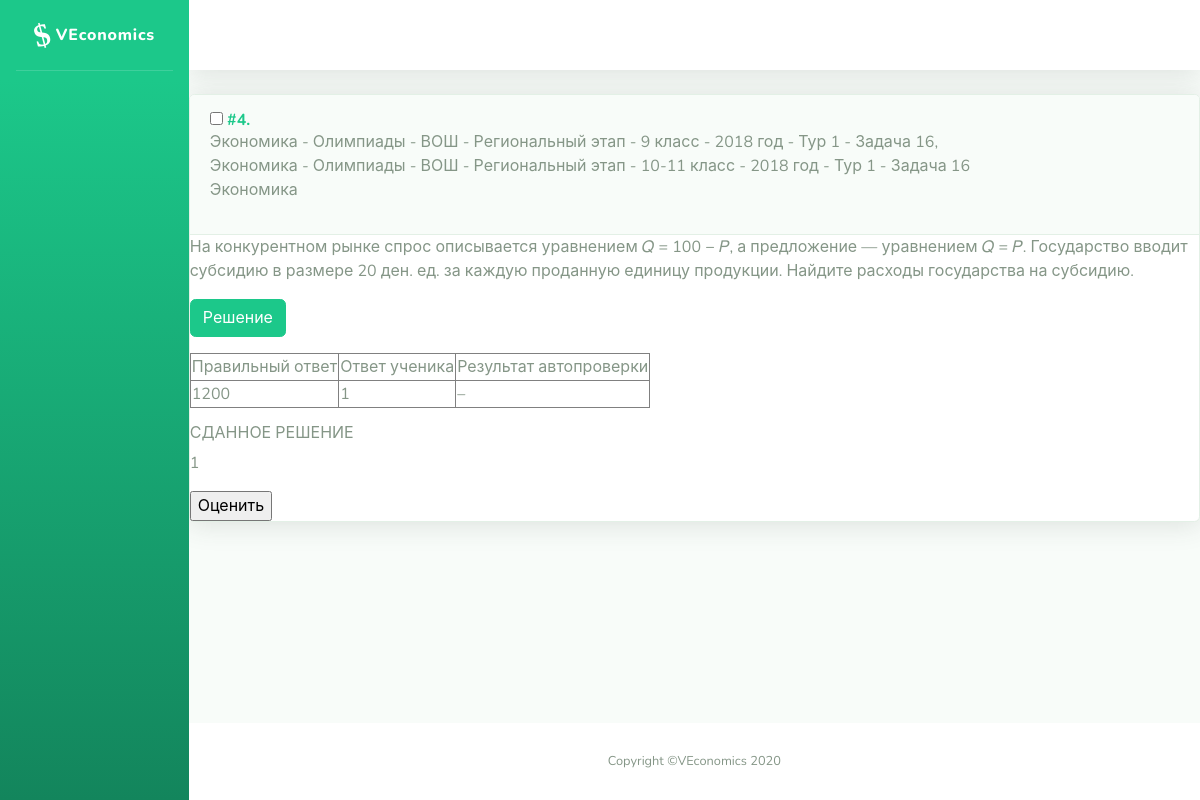
The page /problems/submit/23 (signed in) on the database as committed earlier.
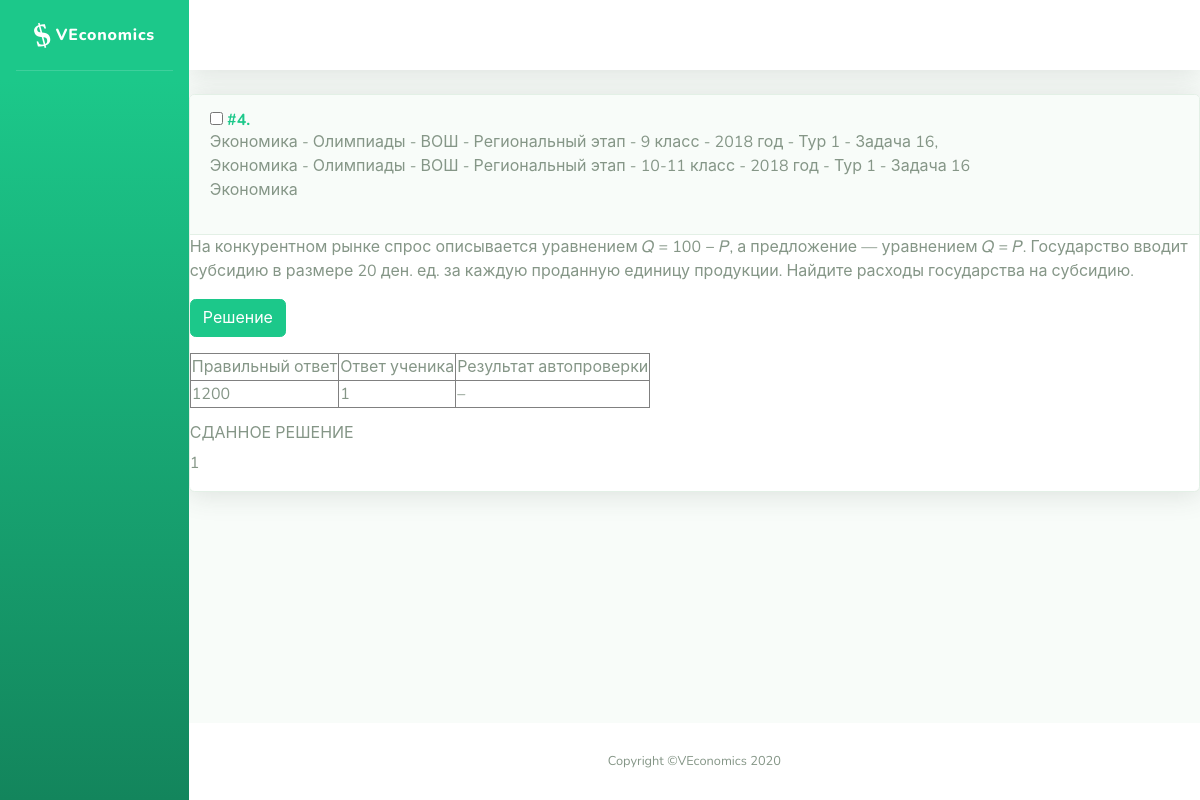
The same page on the database as committed later.
### problems/views.py (the view)
# urls.py: path('submit/<int:pk>', views.submit_detail, name="submit-detail"),
def submit_detail(request, pk):
    submit = Submit.objects.get(pk=pk)
    problem = submit.assignment.problem
    problem.submit = submit
    return render(request, 'problems/submit_detail.html', {'problem': problem})

### problems/models.py (called while the page is built)
    def __str__(self):
        return self.name

    def __str__(self):
        if self.parent:
            return "{} - {}".format(self.parent, self.name)
        else:
            return self.name

### problems/templates/problems/submit_detail.html
{% extends "problems/sb/base.html" %}
{% block content %}
    {% include 'problems/problem.html' %}
{% endblock %}

### problems/templates/problems/problem.html (shortened to what this page needs)
{% autoescape off%}
<div class="problem">
    <div class="card shadow mb-4">
        <div class="problem-header">
            <a class="d-block card-header py-3" role="button" aria-expanded="true" aria-controls="collapse">
                    <h6 class="m-0 font-weight-bold text-primary">
                        {% if 'teacher' in user.groups.all.0.name %}
                            <div class="problem-checkbox">
                                 <input type="checkbox" name="problem" value="{{ problem.id }}">
                            </div>
                        {% endif %}
                        <div class="problem-id">
                            #{{ problem.id }}.&nbsp;
                        </div>
                    </h6>
                {% if 'teacher' in user.groups.all.0.name %}
                    <div class="problem-subtitle">
                        {% if problem.source_set.all %}
                            <div class="problem-sources">
                                {% for source in problem.source_set.all %}
                                    {% if forloop.last %}
                                        {{ source }}
                                    {% else %}
                                        {{ source }},<br>
                                    {% endif %}
                                {% endfor %}
                            </div>
                        {% endif %}
                        <div class="problem-topics"><p>
                            {% for topic in problem.topics.all %}
                                {% if forloop.last %}
                                    {{ topic }}
                                {% else %}
                                    {{ topic }},<br>
                                {% endif %}
                            {% endfor %}
                        </p></div>
                    </div>
                {% endif %}
            </a>
        </div>
        <div class="collapse show" id="problem-{{ problem.id }}">
            <div class="problem-task">
                {{ problem.task }}
            </div>
            <div class="problem-buttons">
                {% if 'teacher' in user.groups.all.0.name %}
                    {% if problem.solution or problem.variants or problem.short_answer or problem.yesno_answer %}
                        <a class="btn btn-primary" data-toggle="collapse" href="#solution-{{ problem.id }}" role="button" aria-expanded="false" aria-controls="collapseExample">Решение</a>
                    {% endif %}
                {% endif %}
            </div>
            <div class="problem-solution">
                {% if 'teacher' in user.groups.all.0.name %}
                    <div class="right-solution">
                        {% if problem.submit %}
                            {% include 'problems/student_answer.html' with object=problem.submit %}
                        {% endif %}
                    </div>
                {% elif problem.form %}
                    <div class="problem-student-form">
                            {{ problem.form.as_p }}
                            {{ problem.form.media }}
                    </div>
                {% elif problem.submit %}
                    {% include 'problems/student_answer.html' with object=problem.submit %}
                {% endif %}
                {% if problem.submit.verdict == -1 and user == problem.submit.assignment.assigned_by %}
                    <form action="{% url 'save_verdict' %}" method="POST">
                        <input type="submit" value="Оценить">
                    </form>
                {% endif %}
            </div>
        </div>
    </div>
</div>
{% endautoescape %}

Rows that differ between the two databases and show on the page:
changed Submit: verdict -1 → 1 (drawn)
Other text that changed with them:
form field value: "Оценить" → (not shown)
